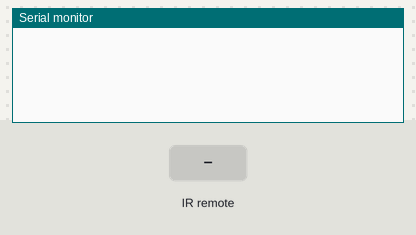
The sketch below on a simulated Arduino Uno, built with avr-gcc and run on an emulated ATmega328P. Parts: the last lines printed to the serial monitor. Inputs (shaded band) come from the test bench.

Above: at 1.2 s.
1.3 s: infrared code 0xFF6897 received
At 2.5 s:
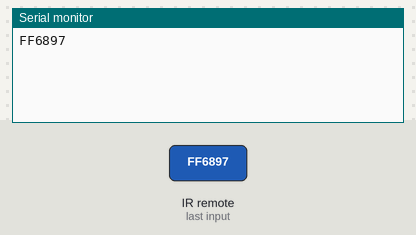
4.3 s: infrared code 0xFFA25D received
At 4.9 s:
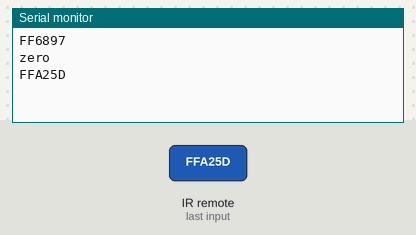

Measured:
- after the input at 1.3 s, the serial monitor: prints a new line at once (image 1)
- after the input at 4.3 s, the serial monitor: prints a new line at once (image 2)

The sketch:

Friday_IRSensor.ino
```cpp
//This program recieves the command of on/off button of the remote

#include <IRremote.h> //Make sure to install the library
int IRpin=9;
IRrecv IR(IRpin); //Creates the IR object and state connected pin
decode_results cmd; //Changes the signal read from the remote to our command
String myCom;


void setup(){
  Serial.begin(9600);
  IR.enableIRIn(); //Start module
}

void loop() {
  //Must always place the &, this is to show that you are assigning the value to cmd
  while (IR.decode(&cmd)==0){
  }
  Serial.println(cmd.value,HEX);
  //This is so it doesn't continously read the button
  delay(1500);
  //This function tells the sensor to read another value
  IR.resume();

  if (cmd.value==0xFF6897){
    myCom="zero";
    Serial.println(myCom);
  }
  if (cmd.value==0xFFA25D){
    myCom="pwr";
    Serial.println(myCom);
  }

  //Challenge -> Have it print only the value of the button (0, isnt of the HEX)
  //Challenge 2-> Using the hex values that display in the serial monitor code the up, down, left and right button

}
```
